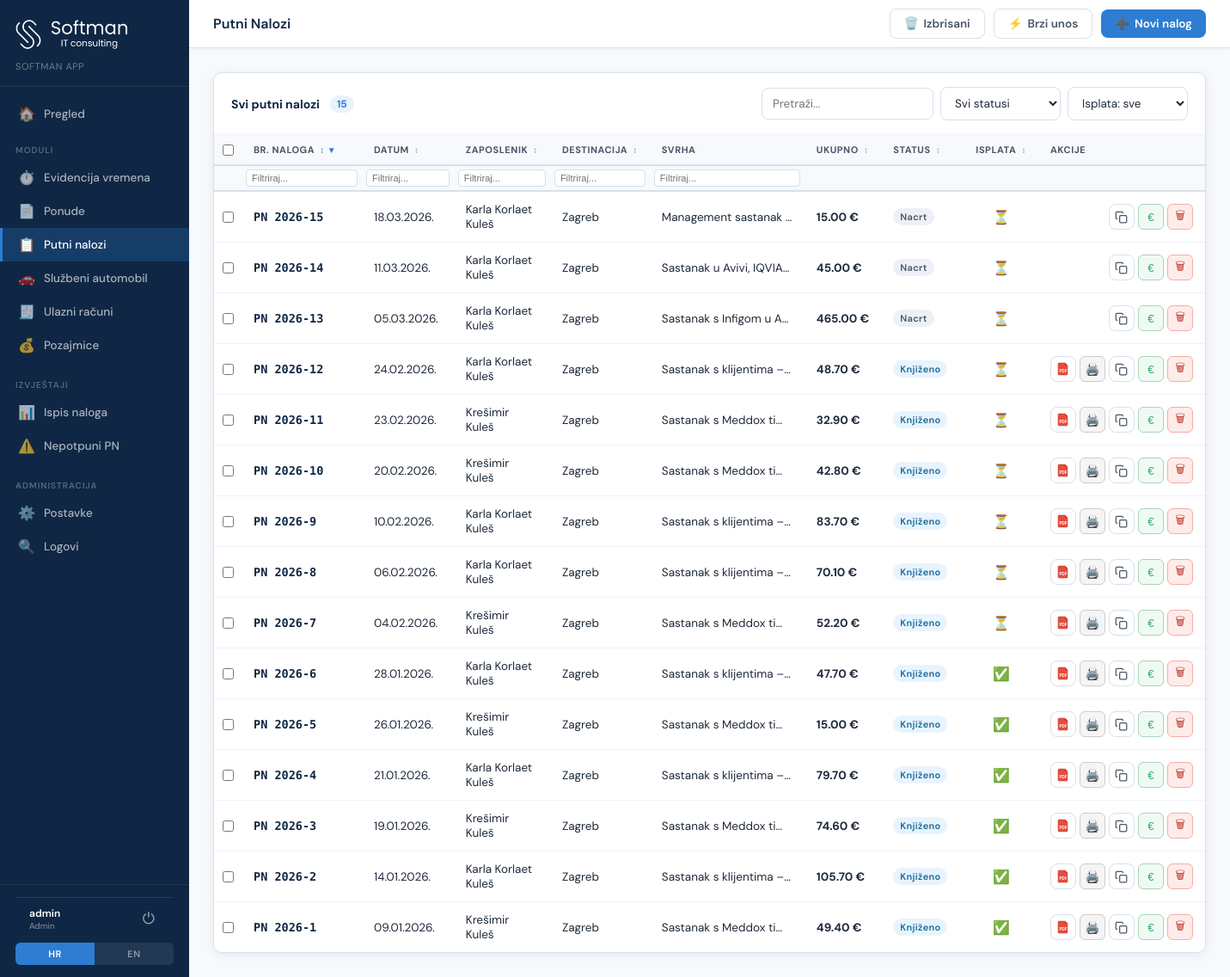
/orders (signed in), run on the app's committed database.
### tables this page shows
CREATE TABLE travel_orders (
            id INTEGER PRIMARY KEY AUTOINCREMENT,
            auto_id TEXT UNIQUE NOT NULL,
            status TEXT DEFAULT 'draft',
            issue_date TEXT,
            employee_id INTEGER,
            destination TEXT,
            purpose TEXT,
            client_info TEXT,
            expected_duration TEXT,
            departure_date TEXT,
            vehicle_id INTEGER,
            start_km INTEGER,
            end_km INTEGER,
            trip_start_datetime TEXT,
            trip_end_datetime TEXT,
            trip_duration_days INTEGER DEFAULT 0,
            trip_duration_hours INTEGER DEFAULT 0,
            trip_duration_minutes INTEGER DEFAULT 0,
            daily_allowance_count REAL DEFAULT 0,
            daily_allowance_rate REAL DEFAULT 0,
            daily_allowance_total REAL DEFAULT 0,
            advance_payment REAL DEFAULT 0,
            total_expenses REAL DEFAULT 0,
            total_amount REAL DEFAULT 0,
            payout_amount REAL DEFAULT 0,
            report_text TEXT,
            place_of_report TEXT,
            approved_by_id INTEGER,
            validator_id INTEGER,
            cost_center_id INTEGER,
            created_at TIMESTAMP DEFAULT CURRENT_TIMESTAMP,
            updated_at TIMESTAMP DEFAULT CURRENT_TIMESTAMP
        , pdf_path TEXT, is_deleted INTEGER DEFAULT 0, deleted_at TIMESTAMP, is_paid INTEGER DEFAULT 0, paid_at DATE);

CREATE TABLE employees (
            id INTEGER PRIMARY KEY AUTOINCREMENT,
            name TEXT NOT NULL,
            position TEXT,
            is_direktor INTEGER DEFAULT 0,
            is_blagajnik INTEGER DEFAULT 0,
            is_knjizio INTEGER DEFAULT 0,
            is_validator INTEGER DEFAULT 0,
            is_default INTEGER DEFAULT 0,
            signature_path TEXT,
            created_at TIMESTAMP DEFAULT CURRENT_TIMESTAMP
        );

### app.py (the view)
@app.route('/orders')
@require_perm('can_view_orders')
def orders_list():
    audit('view', module='putni_nalozi', entity='list')
    conn = get_db()
    orders = conn.execute('''
        SELECT to2.*, e.name as employee_name
        FROM travel_orders to2
        LEFT JOIN employees e ON to2.employee_id = e.id
        WHERE to2.is_deleted = 0 OR to2.is_deleted IS NULL
        ORDER BY to2.id DESC
    ''').fetchall()
    employees_all = conn.execute("SELECT id, name FROM employees ORDER BY name").fetchall()
    clients_all = conn.execute("SELECT id, name, oib, address FROM clients ORDER BY name").fetchall()
    templates_all = conn.execute("SELECT name, content FROM report_templates ORDER BY name").fetchall()
    default_place_row = conn.execute("SELECT name FROM destinations WHERE is_place_of_report=1 LIMIT 1").fetchone()
    default_dest_row = conn.execute("SELECT name FROM destinations WHERE is_default=1 LIMIT 1").fetchone()
    directors = conn.execute("SELECT id FROM employees WHERE is_direktor=1 LIMIT 1").fetchall()
    validators = conn.execute("SELECT id FROM employees WHERE is_validator=1 LIMIT 1").fetchall()
    default_veh = get_default_vehicle_for_user(conn, get_current_user())
    if not default_veh:
        default_veh = conn.execute("SELECT * FROM vehicles WHERE vehicle_type='pool' OR vehicle_type IS NULL LIMIT 1").fetchone()
        default_veh = dict(default_veh) if default_veh else None
    conn.close()
    return render_template('orders.html', orders=orders, show_trash=False,
                          employees_all=rows_to_dicts(employees_all),
                          clients_all=rows_to_dicts(clients_all),
                          templates_all=rows_to_dicts(templates_all),
                          default_place_setting=default_place_row['name'] if default_place_row else 'Zagreb',
                          default_destination_name=default_dest_row['name'] if default_dest_row else '',
                          directors=rows_to_dicts(directors),
                          validators=rows_to_dicts(validators),
                          default_vehicle_id=default_veh['id'] if default_veh else None)

### templates/orders.html (shortened to what this page needs)
{% extends "base.html" %}
{% set active = 'trash' if show_trash else 'orders' %}
{% block topbar_title %}
{% if show_trash %}
  <span data-hr="Izbrisani nalozi" data-en="Deleted Orders">Izbrisani nalozi</span>
{% else %}
  <span data-hr="Putni Nalozi" data-en="Travel Orders">Putni Nalozi</span>
{% endif %}
{% endblock %}
{% block topbar_actions %}
{% if show_trash %}
  <a href="/orders" class="btn btn-secondary">
    ← <span data-hr="Natrag" data-en="Back">Natrag</span>
  </a>
{% else %}
  <a href="/orders/trash" class="btn btn-secondary" title="Izbrisani nalozi">
    🗑️ <span data-hr="Izbrisani" data-en="Trash">Izbrisani</span>
  </a>
  <button class="btn btn-secondary" onclick="openQuickCreate()" title="Brzi unos putnog naloga">
    ⚡ <span data-hr="Brzi unos" data-en="Quick Entry">Brzi unos</span>
  </button>
  <a href="/orders/new" class="btn btn-primary" title="Novi putni nalog">
    <span>➕</span> <span data-hr="Novi nalog" data-en="New Order">Novi nalog</span>
  </a>
{% endif %}
{% endblock %}
{% block content %}
<div class="card">
  <div class="card-header">
    <div style="display:flex;align-items:center;gap:12px;">
      <span class="card-title">
        {% if show_trash %}🗑️ Izbrisani putni nalozi{% else %}Svi putni nalozi{% endif %}
      </span>
      <span style="background:var(--accent-light);color:var(--accent);padding:2px 8px;border-radius:20px;font-size:12px;font-weight:700;" id="row-count">{{ orders|length }}</span>
    </div>
    {% if not show_trash %}
    <div style="display:flex;gap:8px;align-items:center;">
      <input type="text" id="search" placeholder="Pretraži..." class="form-control" style="width:200px;" oninput="filterOrders()">
      <select id="filter-status" class="form-control" style="width:140px;" onchange="filterOrders()">
        <option value="">Svi statusi</option>
      </select>
      <select id="filter-paid" class="form-control" style="width:140px;" onchange="filterOrders()">
        <option value="">Isplata: sve</option>
      </select>
    </div>
    {% endif %}
  </div>
  <div class="table-wrap">
    <table id="orders-table">
      <thead>
        <tr>
          <th style="width:32px;min-width:32px;padding:4px 6px;">
            <input type="checkbox" id="select-all" onchange="toggleSelectAll(this)" title="Odaberi sve">
          </th>
          <th class="sortable" style="width:140px;min-width:140px;white-space:nowrap;" data-col="1" onclick="sortTable(1)">Br. Naloga <span class="sort-icon">↕</span></th>
          <th class="sortable" style="width:110px;" data-col="2" onclick="sortTable(2)">Datum <span class="sort-icon">↕</span></th>
          <th class="sortable" data-col="3" onclick="sortTable(3)">Zaposlenik <span class="sort-icon">↕</span></th>
          <th class="sortable" style="width:110px;" data-col="4" onclick="sortTable(4)">Destinacija <span class="sort-icon">↕</span></th>
          <th>Svrha</th>
          <th class="sortable" style="width:90px;" data-col="6" onclick="sortTable(6)">Ukupno <span class="sort-icon">↕</span></th>
          <th class="sortable" style="width:100px;" data-col="7" onclick="sortTable(7)">Status <span class="sort-icon">↕</span></th>
          <th class="sortable" style="width:80px;" data-col="8" onclick="sortTable(8)">Isplata <span class="sort-icon">↕</span></th>
          <th style="width:140px;">Akcije</th>
        </tr>
        {% if not show_trash %}
        <tr id="col-filters" style="background:var(--gray-50);">
          <th style="width:32px;min-width:32px;"></th>
          <th><input class="col-filter" data-col="1" placeholder="Filtriraj..." oninput="colFilter()"></th>
          <th><input class="col-filter" data-col="2" placeholder="Filtriraj..." oninput="colFilter()"></th>
          <th><input class="col-filter" data-col="3" placeholder="Filtriraj..." oninput="colFilter()"></th>
          <th><input class="col-filter" data-col="4" placeholder="Filtriraj..." oninput="colFilter()"></th>
          <th><input class="col-filter" data-col="5" placeholder="Filtriraj..." oninput="colFilter()"></th>
          <th></th><th></th><th></th><th></th>
        </tr>
        {% endif %}
      </thead>
      <tbody id="orders-tbody">
        {% for o in orders %}
        <tr data-status="{{ o.status }}"
            data-search="{{ (o.auto_id or '') }} {{ (o.employee_name or '') }} {{ (o.destination or '') }} {{ (o.purpose or '') }}"
            data-paid="{{ o.is_paid or 0 }}"
            data-id="{{ o.id }}">
          <td style="width:32px;min-width:32px;padding:12px 6px;text-align:center;vertical-align:middle;">
            {% if not show_trash %}
            <input type="checkbox" class="row-select" value="{{ o.id }}" onchange="updateBulkBar()">
            {% endif %}
          </td>
          <td data-col="1" data-val="{{ o.auto_id or '' }}">
            <span style="font-family:'DM Mono',monospace;font-weight:600;color:var(--navy);">PN {{ o.auto_id }}</span>
          </td>
          <td data-col="2" data-val="{{ o.issue_date or '' }}">{{ o.issue_date|fmt_date or '—' }}</td>
          <td data-col="3" data-val="{{ o.employee_name or '' }}">{{ o.employee_name or '—' }}</td>
          <td data-col="4" data-val="{{ o.destination or '' }}">{{ o.destination or '—' }}</td>
          <td data-col="5" style="max-width:180px;overflow:hidden;text-overflow:ellipsis;white-space:nowrap;">{{ o.purpose or '—' }}</td>
          <td data-col="6" data-val="{{ o.total_amount or 0 }}"><strong>{{ '%.2f'|format(o.total_amount or 0) }} €</strong></td>
          <td data-col="7" data-val="{{ o.status }}">
            {% if o.status == 'draft' %}<span class="badge badge-draft">Nacrt</span>
            {% elif o.status == 'submitted' %}<span class="badge badge-submitted">Predano</span>
            {% elif o.status == 'approved' %}<span class="badge badge-approved">Odobreno</span>
            {% elif o.status == 'rejected' %}<span class="badge" style="background:#fdecea;color:#c0392b;">Odbijeno</span>
            {% elif o.status == 'knjizeno' %}<span class="badge" style="background:#e8f4fd;color:#1a6b9a;">Knjiženo</span>
            {% endif %}
          </td>
          <td data-col="8" data-val="{{ o.is_paid or 0 }}" style="text-align:center;">
            {% if o.is_paid %}
              <span title="Isplaćeno {{ o.paid_at|fmt_date }}" style="font-size:16px;cursor:default;">✅</span>
            {% else %}
              <span title="Neisplaćeno" style="font-size:16px;cursor:default;">⏳</span>
            {% endif %}
          </td>
          <td>
            <div style="display:flex;gap:4px;align-items:center;">
              {% if not show_trash %}
                {% if o.status in ["approved", "knjizeno"] %}
                  <a href="/orders/{{ o.id }}/pdf" target="_blank" class="btn btn-sm btn-secondary" style="width:30px;height:30px;padding:0;display:flex;align-items:center;justify-content:center;" title="Preuzmi PDF"></a>
                  <button style="width:30px;height:30px;padding:0;background:#f5f5f5;color:#444;border:1px solid #ccc;border-radius:6px;cursor:pointer;font-size:14px;" onclick="printOrder({{ o.id }})" title="Ispiši nalog">🖨️</button>
                {% else %}
                  <span style="width:30px;display:inline-block;flex-shrink:0;"></span>
                  <span style="width:30px;display:inline-block;flex-shrink:0;"></span>
                {% endif %}
                <button class="btn btn-sm btn-secondary" style="width:30px;height:30px;padding:0;display:flex;align-items:center;justify-content:center;" onclick="duplicateOrder({{ o.id }}, '{{ o.auto_id }}')" title="Dupliciraj nalog (kreira kopiju kao Nacrt)"><svg width="15" height="15" viewBox="0 0 24 24" fill="none" stroke="currentColor" stroke-width="2"><rect x="9" y="9" width="13" height="13" rx="2"/><path d="M5 15H4a2 2 0 0 1-2-2V4a2 2 0 0 1 2-2h9a2 2 0 0 1 2 2v1"/></svg></button>
                <button style="width:30px;padding:0;background:#f0faf4;color:#27ae60;border:1px solid #a8d5b5;border-radius:6px;cursor:pointer;font-size:13px;height:30px;"
                  onclick="openPayment({{ o.id }}, '{{ o.auto_id }}', {{ o.is_paid or 0 }}, '{{ o.paid_at|fmt_date }}')" title="Isplata">€</button>
                {% if current_user.get('is_admin') or current_user.get('can_delete_orders') %}
                <button style="width:30px;padding:0;background:#fdecea;color:#c0392b;border:1px solid #f5aca6;border-radius:6px;cursor:pointer;font-size:13px;height:30px;" onclick="confirmDelete({{ o.id }}, '{{ o.auto_id }}')" title="Obriši nalog">🗑</button>
                {% endif %}
              {% else %}
                <button class="btn btn-sm" style="background:#fdecea;color:#c0392b;border:1px solid #f5aca6;" onclick="confirmDestroy({{ o.id }}, '{{ o.auto_id }}')" title="Trajno obriši nalog">❌ Trajno obriši</button>
              {% endif %}
            </div>
          </td>
        </tr>
        {% endfor %}
      </tbody>
    </table>
  </div>
</div>
{% endblock %}

### data on the page
travel_orders: auto_id "2026-15", issue_date|fmt_date "18.03.2026.", name "Karla Korlaet Kuleš", destination "Zagreb", purpose "Management sastanak…", total_amount "15.00", status "Nacrt"
travel_orders: auto_id "2026-14", issue_date|fmt_date "11.03.2026.", name "Karla Korlaet Kuleš", destination "Zagreb", purpose "Sastanak u Avivi, IQVIA…", total_amount "45.00", status "Nacrt"
travel_orders: auto_id "2026-13", issue_date|fmt_date "05.03.2026.", name "Karla Korlaet Kuleš", destination "Zagreb", purpose "Sastanak s Infigom u A…", total_amount "465.00", status "Nacrt"
travel_orders: auto_id "2026-12", issue_date|fmt_date "24.02.2026.", name "Karla Korlaet Kuleš", destination "Zagreb", purpose "Sastanak s klijentima –…", total_amount "48.70", status "Knjiženo"
travel_orders: auto_id "2026-11", issue_date|fmt_date "23.02.2026.", name "Krešimir Kuleš", destination "Zagreb", purpose "Sastanak s Meddox ti…", total_amount "32.90", status "Knjiženo"
travel_orders: auto_id "2026-10", issue_date|fmt_date "20.02.2026.", name "Krešimir Kuleš", destination "Zagreb", purpose "Sastanak s Meddox ti…", total_amount "42.80", status "Knjiženo"
travel_orders: auto_id "2026-9", issue_date|fmt_date "10.02.2026.", name "Karla Korlaet Kuleš", destination "Zagreb", purpose "Sastanak s klijentima –…", total_amount "83.70", status "Knjiženo"
travel_orders: auto_id "2026-8", issue_date|fmt_date "06.02.2026.", name "Karla Korlaet Kuleš", destination "Zagreb", purpose "Sastanak s klijentima –…", total_amount "70.10", status "Knjiženo"
travel_orders: auto_id "2026-7", issue_date|fmt_date "04.02.2026.", name "Krešimir Kuleš", destination "Zagreb", purpose "Sastanak s Meddox ti…", total_amount "52.20", status "Knjiženo"
travel_orders: auto_id "2026-6", issue_date|fmt_date "28.01.2026.", name "Karla Korlaet Kuleš", destination "Zagreb", purpose "Sastanak s klijentima –…", total_amount "47.70", status "Knjiženo"
travel_orders: auto_id "2026-5", issue_date|fmt_date "26.01.2026.", name "Krešimir Kuleš", destination "Zagreb", purpose "Sastanak s Meddox ti…", total_amount "15.00", status "Knjiženo"
travel_orders: auto_id "2026-4", issue_date|fmt_date "21.01.2026.", name "Karla Korlaet Kuleš", destination "Zagreb", purpose "Sastanak s klijentima –…", total_amount "79.70", status "Knjiženo"
travel_orders: auto_id "2026-3", issue_date|fmt_date "19.01.2026.", name "Krešimir Kuleš", destination "Zagreb", purpose "Sastanak s Meddox ti…", total_amount "74.60", status "Knjiženo"
travel_orders: auto_id "2026-2", issue_date|fmt_date "14.01.2026.", name "Karla Korlaet Kuleš", destination "Zagreb", purpose "Sastanak s klijentima –…", total_amount "105.70", status "Knjiženo"
travel_orders: auto_id "2026-1", issue_date|fmt_date "09.01.2026.", name "Krešimir Kuleš", destination "Zagreb", purpose "Sastanak s Meddox ti…", total_amount "49.40", status "Knjiženo"

### other printed values
{{ current_user.get('username', '') }} "admin"
{{ orders|length }} "15"
